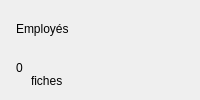
                            <widget class="QFrame" name="kpiEmployeesCard">
                              <property name="card" stdset="0">
                                <bool>true</bool>
                              </property>
                              <property name="minimumSize">
                                <size>
                                  <width>0</width>
                                  <height>88</height>
                                </size>
                              </property>
                              <layout class="QVBoxLayout" name="kpiEmployeesLayout">
                                <property name="leftMargin">
                                  <number>16</number>
                                </property>
                                <property name="topMargin">
                                  <number>14</number>
                                </property>
                                <property name="rightMargin">
                                  <number>16</number>
                                </property>
                                <property name="bottomMargin">
                                  <number>12</number>
                                </property>
                                <property name="spacing">
                                  <number>4</number>
                                </property>
                                <item>
                                  <layout class="QHBoxLayout" name="kpiEmployeesHead">
                                    <property name="leftMargin">
                                      <number>0</number>
                                    </property>
                                    <property name="topMargin">
                                      <number>0</number>
                                    </property>
                                    <property name="rightMargin">
                                      <number>0</number>
                                    </property>
                                    <property name="bottomMargin">
                                      <number>0</number>
                                    </property>
                                    <property name="spacing">
                                      <number>6</number>
                                    </property>
                                    <item>
                                      <widget class="QLabel" name="kpiEmployeesTitle">
                                        <property name="text">
                                          <string>Employés</string>
                                        </property>
                                        <property name="muted" stdset="0">
                                          <bool>true</bool>
                                        </property>
                                      </widget>
                                    </item>
                                    <item>
                                      <spacer name="kpiEmployeesSp">
                                        <property name="orientation">
                                          <enum>Qt::Horizontal</enum>
                                        </property>
                                        <property name="sizeHint">
                                          <size>
                                            <width>20</width>
                                            <height>10</height>
                                          </size>
                                        </property>
                                      </spacer>
                                    </item>
                                    <item>
                                      <widget class="QLabel" name="kpiEmployeesIcon">
                                        <property name="text">
                                          <string/>
                                        </property>
                                        <property name="iconbox" stdset="0">
                                          <bool>true</bool>
                                        </property>
                                        <property name="minimumSize">
                                          <size>
                                            <width>30</width>
                                            <height>30</height>
                                          </size>
                                        </property>
                                        <property name="maximumSize">
                                          <size>
                                            <width>30</width>
                                            <height>30</height>
                                          </size>
                                        </property>
                                        <property name="alignment">
                                          <set>Qt::AlignCenter</set>
                                        </property>
                                      </widget>
                                    </item>
                                  </layout>
                                </item>
                                <item>
                                  <layout class="QHBoxLayout" name="kpiEmployeesRow">
                                    <property name="leftMargin">
                                      <number>0</number>
                                    </property>
                                    <property name="topMargin">
                                      <number>0</number>
                                    </property>
                                    <property name="rightMargin">
                                      <number>0</number>
                                    </property>
                                    <property name="bottomMargin">
                                      <number>0</number>
                                    </property>
                                    <property name="spacing">
                                      <number>8</number>
                                    </property>
                                    <item>
                                      <widget class="QLabel" name="kpiEmployeesValue">
                                        <property name="text">
                                          <string>0</string>
                                        </property>
                                        <property name="kpi" stdset="0">
                                          <bool>true</bool>
                                        </property>
                                      </widget>
                                    </item>
                                    <item>
                                      <widget class="QLabel" name="kpiEmployeesSub">
                                        <property name="text">
                                          <string>fiches</string>
                                        </property>
                                        <property name="muted" stdset="0">
                                          <bool>true</bool>
                                        </property>
                                        <property name="alignment">
                                          <set>Qt::AlignLeft|Qt::AlignBottom</set>
                                        </property>
                                      </widget>
                                    </item>
                                    <item>
                                      <spacer name="kpiEmployeesSp2">
                                        <property name="orientation">
                                          <enum>Qt::Horizontal</enum>
                                        </property>
                                        <property name="sizeHint">
                                          <size>
                                            <width>20</width>
                                            <height>10</height>
                                          </size>
                                        </property>
                                      </spacer>
                                    </item>
                                  </layout>
                                </item>
                              </layout>
                            </widget>
